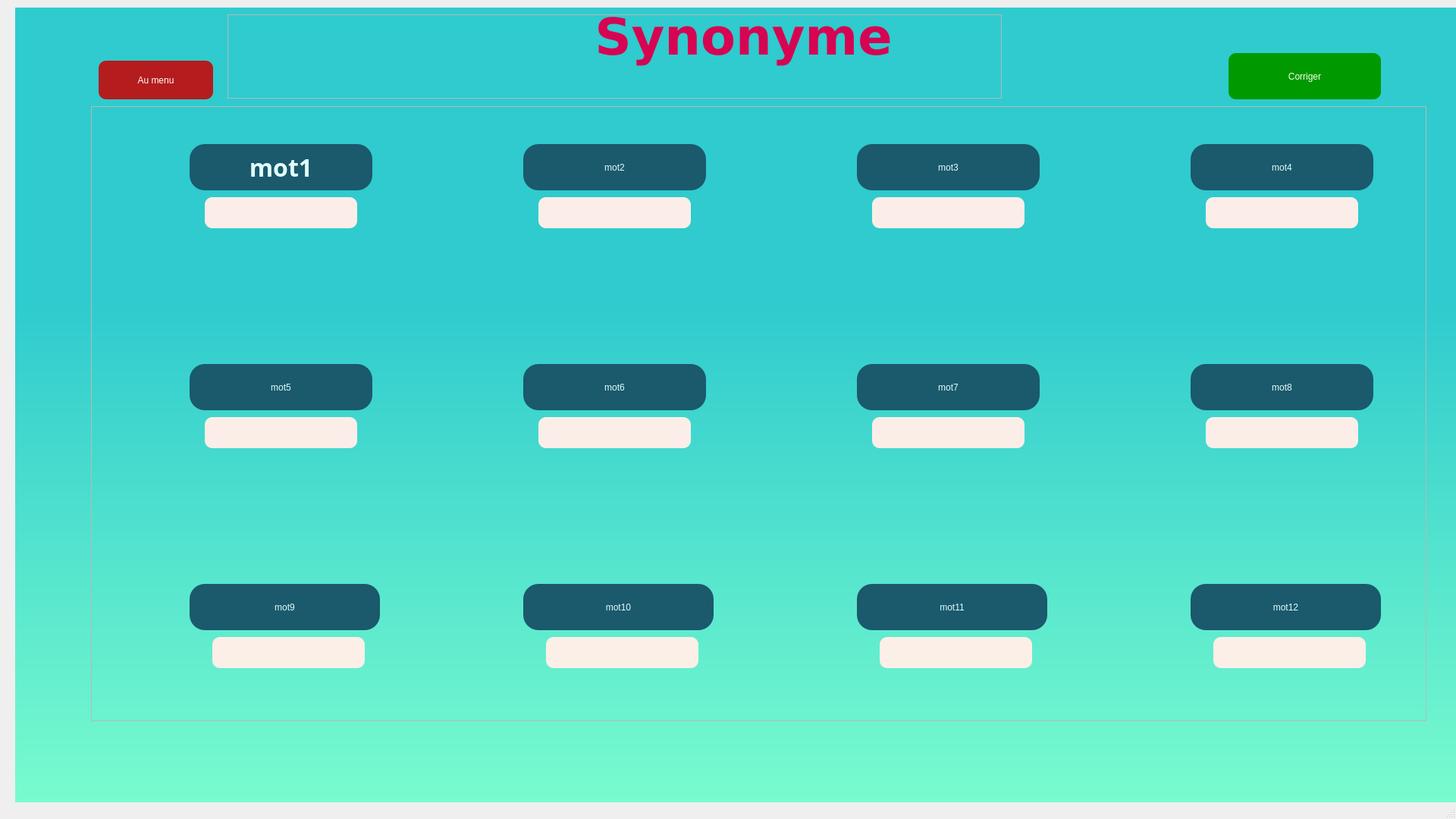
<?xml version="1.0" encoding="UTF-8"?>
<ui version="4.0">
 <class>MainWindow</class>
 <widget class="QMainWindow" name="MainWindow">
  <property name="geometry">
   <rect>
    <x>0</x>
    <y>0</y>
    <width>1920</width>
    <height>1080</height>
   </rect>
  </property>
  <property name="windowTitle">
   <string>MainWindow</string>
  </property>
  <widget class="QWidget" name="centralwidget">
   <property name="styleSheet">
    <string notr="true"/>
   </property>
   <widget class="QWidget" name="bg" native="true">
    <property name="geometry">
     <rect>
      <x>20</x>
      <y>10</y>
      <width>1920</width>
      <height>1080</height>
     </rect>
    </property>
    <property name="styleSheet">
     <string notr="true">background-color:qlineargradient(spread:pad, x1:1, y1:0.352, x2:1, y2:1, stop:0.0187793 rgba(47, 203, 206, 255), stop:1 rgba(124, 254, 206, 255))</string>
    </property>
    <widget class="QPushButton" name="pushButton">
     <property name="geometry">
      <rect>
       <x>1600</x>
       <y>60</y>
       <width>201</width>
       <height>61</height>
      </rect>
     </property>
     <property name="styleSheet">
      <string notr="true">background-color: rgb(0, 154, 0);
border-radius: 10px;
color: rgb(252, 255, 234);
font: 700 18pt &quot;Segoe UI Variable Text&quot;;</string>
     </property>
     <property name="text">
      <string>Corriger</string>
     </property>
    </widget>
    <widget class="QPushButton" name="pushButton_2">
     <property name="geometry">
      <rect>
       <x>110</x>
       <y>70</y>
       <width>151</width>
       <height>51</height>
      </rect>
     </property>
     <property name="styleSheet">
      <string notr="true">background-color: rgb(180, 28, 30);
color: white;
font: 600 16pt &quot;Segoe UI Semibold&quot;;
border-radius: 10px;</string>
     </property>
     <property name="text">
      <string>Au menu</string>
     </property>
    </widget>
   </widget>
   <widget class="QFrame" name="title_frame">
    <property name="geometry">
     <rect>
      <x>300</x>
      <y>19</y>
      <width>1021</width>
      <height>111</height>
     </rect>
    </property>
    <property name="frameShape">
     <enum>QFrame::StyledPanel</enum>
    </property>
    <property name="frameShadow">
     <enum>QFrame::Raised</enum>
    </property>
    <widget class="QLabel" name="lvl_title">
     <property name="geometry">
      <rect>
       <x>350</x>
       <y>-10</y>
       <width>661</width>
       <height>151</height>
      </rect>
     </property>
     <property name="font">
      <font>
       <family>Verdana</family>
       <pointsize>50</pointsize>
       <bold>true</bold>
      </font>
     </property>
     <property name="styleSheet">
      <string notr="true">color:rgb(214, 4, 82)</string>
     </property>
     <property name="text">
      <string>Synonyme</string>
     </property>
     <property name="alignment">
      <set>Qt::AlignHCenter|Qt::AlignTop</set>
     </property>
    </widget>
   </widget>
   <widget class="QFrame" name="content_frame">
    <property name="geometry">
     <rect>
      <x>120</x>
      <y>140</y>
      <width>1761</width>
      <height>811</height>
     </rect>
    </property>
    <property name="frameShape">
     <enum>QFrame::StyledPanel</enum>
    </property>
    <property name="frameShadow">
     <enum>QFrame::Raised</enum>
    </property>
    <widget class="QPushButton" name="B_word5">
     <property name="geometry">
      <rect>
       <x>130</x>
       <y>340</y>
       <width>241</width>
       <height>61</height>
      </rect>
     </property>
     <property name="styleSheet">
      <string notr="true">border-radius:20px;
background-color:rgb(27, 89, 108);
border-color: rgb(108, 108, 108);
font: 700 24pt &quot;Book Antiqua&quot;;
color:rgb(225, 255, 255);</string>
     </property>
     <property name="text">
      <string>mot5</string>
     </property>
    </widget>
    <widget class="QPushButton" name="B_word1">
     <property name="geometry">
      <rect>
       <x>130</x>
       <y>50</y>
       <width>241</width>
       <height>61</height>
      </rect>
     </property>
     <property name="font">
      <font>
       <family>Book Antiqua</family>
       <pointsize>24</pointsize>
       <italic>false</italic>
       <bold>true</bold>
      </font>
     </property>
     <property name="styleSheet">
      <string notr="true">border-radius:20px;
background-color:rgb(27, 89, 108);
border-color: rgb(108, 108, 108);
font: 700 24pt &quot;Book Antiqua&quot;;
color:rgb(225, 255, 255);</string>
     </property>
     <property name="text">
      <string>mot1</string>
     </property>
    </widget>
    <widget class="QLineEdit" name="G_word5">
     <property name="geometry">
      <rect>
       <x>150</x>
       <y>410</y>
       <width>201</width>
       <height>41</height>
      </rect>
     </property>
     <property name="styleSheet">
      <string notr="true">border-radius:10px;
background-color: rgba(255, 239, 233, 250);
font: 20pt &quot;Calisto MT&quot;;
color: rgb(43, 43, 43);</string>
     </property>
     <property name="alignment">
      <set>Qt::AlignCenter</set>
     </property>
    </widget>
    <widget class="QPushButton" name="B_word9">
     <property name="geometry">
      <rect>
       <x>130</x>
       <y>630</y>
       <width>251</width>
       <height>61</height>
      </rect>
     </property>
     <property name="styleSheet">
      <string notr="true">border-radius:20px;
background-color:rgb(27, 89, 108);
border-color: rgb(108, 108, 108);
font: 700 24pt &quot;Book Antiqua&quot;;
color:rgb(225, 255, 255);</string>
     </property>
     <property name="text">
      <string>mot9</string>
     </property>
    </widget>
    <widget class="QLineEdit" name="G_word9">
     <property name="geometry">
      <rect>
       <x>160</x>
       <y>700</y>
       <width>201</width>
       <height>41</height>
      </rect>
     </property>
     <property name="styleSheet">
      <string notr="true">border-radius:10px;
background-color: rgba(255, 239, 233, 250);
font: 20pt &quot;Calisto MT&quot;;
color: rgb(43, 43, 43);</string>
     </property>
     <property name="alignment">
      <set>Qt::AlignCenter</set>
     </property>
    </widget>
    <widget class="QLineEdit" name="G_word1">
     <property name="geometry">
      <rect>
       <x>150</x>
       <y>120</y>
       <width>201</width>
       <height>41</height>
      </rect>
     </property>
     <property name="layoutDirection">
      <enum>Qt::LeftToRight</enum>
     </property>
     <property name="autoFillBackground">
      <bool>false</bool>
     </property>
     <property name="styleSheet">
      <string notr="true">border-radius:10px;
background-color: rgba(255, 239, 233, 250);
font: 20pt &quot;Calisto MT&quot;;
color: rgb(43, 43, 43);</string>
     </property>
     <property name="text">
      <string/>
     </property>
     <property name="alignment">
      <set>Qt::AlignHCenter|Qt::AlignTop</set>
     </property>
    </widget>
    <widget class="QLineEdit" name="G_word2">
     <property name="geometry">
      <rect>
       <x>590</x>
       <y>120</y>
       <width>201</width>
       <height>41</height>
      </rect>
     </property>
     <property name="styleSheet">
      <string notr="true">border-radius:10px;
background-color: rgba(255, 239, 233, 250);
font: 20pt &quot;Calisto MT&quot;;
color: rgb(43, 43, 43);</string>
     </property>
     <property name="alignment">
      <set>Qt::AlignCenter</set>
     </property>
    </widget>
    <widget class="QLineEdit" name="G_word10">
     <property name="geometry">
      <rect>
       <x>600</x>
       <y>700</y>
       <width>201</width>
       <height>41</height>
      </rect>
     </property>
     <property name="styleSheet">
      <string notr="true">border-radius:10px;
background-color: rgba(255, 239, 233, 250);
font: 20pt &quot;Calisto MT&quot;;
color: rgb(43, 43, 43);</string>
     </property>
     <property name="alignment">
      <set>Qt::AlignCenter</set>
     </property>
    </widget>
    <widget class="QPushButton" name="B_word2">
     <property name="geometry">
      <rect>
       <x>570</x>
       <y>50</y>
       <width>241</width>
       <height>61</height>
      </rect>
     </property>
     <property name="styleSheet">
      <string notr="true">border-radius:20px;
background-color:rgb(27, 89, 108);
border-color: rgb(108, 108, 108);
font: 700 24pt &quot;Book Antiqua&quot;;
color:rgb(225, 255, 255);</string>
     </property>
     <property name="text">
      <string>mot2</string>
     </property>
    </widget>
    <widget class="QPushButton" name="B_word6">
     <property name="geometry">
      <rect>
       <x>570</x>
       <y>340</y>
       <width>241</width>
       <height>61</height>
      </rect>
     </property>
     <property name="styleSheet">
      <string notr="true">border-radius:20px;
background-color:rgb(27, 89, 108);
border-color: rgb(108, 108, 108);
font: 700 24pt &quot;Book Antiqua&quot;;
color:rgb(225, 255, 255);</string>
     </property>
     <property name="text">
      <string>mot6</string>
     </property>
    </widget>
    <widget class="QPushButton" name="B_word10">
     <property name="geometry">
      <rect>
       <x>570</x>
       <y>630</y>
       <width>251</width>
       <height>61</height>
      </rect>
     </property>
     <property name="styleSheet">
      <string notr="true">border-radius:20px;
background-color:rgb(27, 89, 108);
border-color: rgb(108, 108, 108);
font: 700 24pt &quot;Book Antiqua&quot;;
color:rgb(225, 255, 255);</string>
     </property>
     <property name="text">
      <string>mot10</string>
     </property>
    </widget>
    <widget class="QLineEdit" name="G_word6">
     <property name="geometry">
      <rect>
       <x>590</x>
       <y>410</y>
       <width>201</width>
       <height>41</height>
      </rect>
     </property>
     <property name="styleSheet">
      <string notr="true">border-radius:10px;
background-color: rgba(255, 239, 233, 250);
font: 20pt &quot;Calisto MT&quot;;
color: rgb(43, 43, 43);</string>
     </property>
     <property name="alignment">
      <set>Qt::AlignCenter</set>
     </property>
    </widget>
    <widget class="QLineEdit" name="G_word4">
     <property name="geometry">
      <rect>
       <x>1470</x>
       <y>120</y>
       <width>201</width>
       <height>41</height>
      </rect>
     </property>
     <property name="styleSheet">
      <string notr="true">border-radius:10px;
background-color: rgba(255, 239, 233, 250);
font: 20pt &quot;Calisto MT&quot;;
color: rgb(43, 43, 43);</string>
     </property>
     <property name="alignment">
      <set>Qt::AlignCenter</set>
     </property>
    </widget>
    <widget class="QLineEdit" name="G_word8">
     <property name="geometry">
      <rect>
       <x>1470</x>
       <y>410</y>
       <width>201</width>
       <height>41</height>
      </rect>
     </property>
     <property name="styleSheet">
      <string notr="true">border-radius:10px;
background-color: rgba(255, 239, 233, 250);
font: 20pt &quot;Calisto MT&quot;;
color: rgb(43, 43, 43);</string>
     </property>
     <property name="alignment">
      <set>Qt::AlignCenter</set>
     </property>
    </widget>
    <widget class="QPushButton" name="B_word12">
     <property name="geometry">
      <rect>
       <x>1450</x>
       <y>630</y>
       <width>251</width>
       <height>61</height>
      </rect>
     </property>
     <property name="styleSheet">
      <string notr="true">border-radius:20px;
background-color:rgb(27, 89, 108);
border-color: rgb(108, 108, 108);
font: 700 24pt &quot;Book Antiqua&quot;;
color:rgb(225, 255, 255);</string>
     </property>
     <property name="text">
      <string>mot12</string>
     </property>
    </widget>
    <widget class="QPushButton" name="B_word4">
     <property name="geometry">
      <rect>
       <x>1450</x>
       <y>50</y>
       <width>241</width>
       <height>61</height>
      </rect>
     </property>
     <property name="styleSheet">
      <string notr="true">border-radius:20px;
background-color:rgb(27, 89, 108);
border-color: rgb(108, 108, 108);
font: 700 24pt &quot;Book Antiqua&quot;;
color:rgb(225, 255, 255);</string>
     </property>
     <property name="text">
      <string>mot4</string>
     </property>
    </widget>
    <widget class="QLineEdit" name="G_word12">
     <property name="geometry">
      <rect>
       <x>1480</x>
       <y>700</y>
       <width>201</width>
       <height>41</height>
      </rect>
     </property>
     <property name="styleSheet">
      <string notr="true">border-radius:10px;
background-color: rgba(255, 239, 233, 250);
font: 20pt &quot;Calisto MT&quot;;
color: rgb(43, 43, 43);</string>
     </property>
     <property name="alignment">
      <set>Qt::AlignCenter</set>
     </property>
    </widget>
    <widget class="QPushButton" name="B_word8">
     <property name="geometry">
      <rect>
       <x>1450</x>
       <y>340</y>
       <width>241</width>
       <height>61</height>
      </rect>
     </property>
     <property name="styleSheet">
      <string notr="true">border-radius:20px;
background-color:rgb(27, 89, 108);
border-color: rgb(108, 108, 108);
font: 700 24pt &quot;Book Antiqua&quot;;
color:rgb(225, 255, 255);</string>
     </property>
     <property name="text">
      <string>mot8</string>
     </property>
    </widget>
    <widget class="QPushButton" name="B_word7">
     <property name="geometry">
      <rect>
       <x>1010</x>
       <y>340</y>
       <width>241</width>
       <height>61</height>
      </rect>
     </property>
     <property name="styleSheet">
      <string notr="true">border-radius:20px;
background-color:rgb(27, 89, 108);
border-color: rgb(108, 108, 108);
font: 700 24pt &quot;Book Antiqua&quot;;
color:rgb(225, 255, 255);</string>
     </property>
     <property name="text">
      <string>mot7</string>
     </property>
    </widget>
    <widget class="QPushButton" name="B_word11">
     <property name="geometry">
      <rect>
       <x>1010</x>
       <y>630</y>
       <width>251</width>
       <height>61</height>
      </rect>
     </property>
     <property name="styleSheet">
      <string notr="true">border-radius:20px;
background-color:rgb(27, 89, 108);
border-color: rgb(108, 108, 108);
font: 700 24pt &quot;Book Antiqua&quot;;
color:rgb(225, 255, 255);</string>
     </property>
     <property name="text">
      <string>mot11</string>
     </property>
    </widget>
    <widget class="QLineEdit" name="G_word11">
     <property name="geometry">
      <rect>
       <x>1040</x>
       <y>700</y>
       <width>201</width>
       <height>41</height>
      </rect>
     </property>
     <property name="styleSheet">
      <string notr="true">border-radius:10px;
background-color: rgba(255, 239, 233, 250);
font: 20pt &quot;Calisto MT&quot;;
color: rgb(43, 43, 43);</string>
     </property>
     <property name="alignment">
      <set>Qt::AlignCenter</set>
     </property>
    </widget>
    <widget class="QLineEdit" name="G_word7">
     <property name="geometry">
      <rect>
       <x>1030</x>
       <y>410</y>
       <width>201</width>
       <height>41</height>
      </rect>
     </property>
     <property name="styleSheet">
      <string notr="true">border-radius:10px;
background-color: rgba(255, 239, 233, 250);
font: 20pt &quot;Calisto MT&quot;;
color: rgb(43, 43, 43);</string>
     </property>
     <property name="alignment">
      <set>Qt::AlignCenter</set>
     </property>
    </widget>
    <widget class="QPushButton" name="B_word3">
     <property name="geometry">
      <rect>
       <x>1010</x>
       <y>50</y>
       <width>241</width>
       <height>61</height>
      </rect>
     </property>
     <property name="styleSheet">
      <string notr="true">border-radius:20px;
background-color:rgb(27, 89, 108);
border-color: rgb(108, 108, 108);
font: 700 24pt &quot;Book Antiqua&quot;;
color:rgb(225, 255, 255);</string>
     </property>
     <property name="text">
      <string>mot3</string>
     </property>
    </widget>
    <widget class="QLineEdit" name="G_word3">
     <property name="geometry">
      <rect>
       <x>1030</x>
       <y>120</y>
       <width>201</width>
       <height>41</height>
      </rect>
     </property>
     <property name="styleSheet">
      <string notr="true">border-radius:10px;
background-color: rgba(255, 239, 233, 250);
font: 20pt &quot;Calisto MT&quot;;
color: rgb(43, 43, 43);</string>
     </property>
     <property name="alignment">
      <set>Qt::AlignCenter</set>
     </property>
    </widget>
   </widget>
  </widget>
  <widget class="QStatusBar" name="statusbar"/>
 </widget>
 <resources/>
 <connections/>
</ui>
